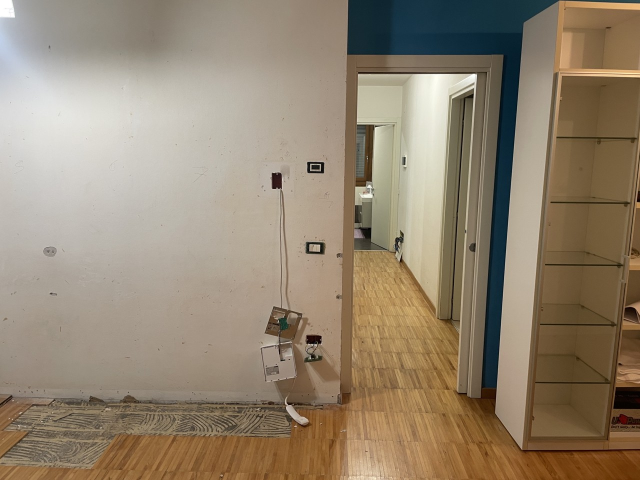
#> input picture casa-render/riferimenti/parete_tv_foto.jpg, 1280 x 960 px, found by its file name (shown at 1/2 size)
$ python parete_tv.py
#> lines starting #> are read from the running program, lines starting #| are printed output that depends on the picture; after the words box and inside, x2 and y2 are one past the last pixel; in counts of white or black regions, pixels touching at a corner belong together
"""Photo composite of the TV wall on the client's real photo (riferimenti/parete_tv_foto.jpg, 1280x960).
The wall is almost fronto-parallel: scale ~3.35 px/cm on the wall plane, floor line y~800.
Elements: cleaned plaster, white skirting, walnut slat panel on black felt, 55" TV, floating console
(walnut fronts, matt black body) with LED, BTicino Living Now plates (sockets + thermostat), repaired parquet."""
import numpy as np, cv2, sys, os
SCHEMA = os.environ.get('PARETE_SCHEMA', 'beige' if os.environ.get('PARETE_BEIGE') == '1' else 'noce')
BEIGE = SCHEMA != 'noce'   # matt lacquered slats (flat texture) instead of walnut
PAL = {  # felt, slat, console top/side/front, console fronts, seams, top highlight, plate pad
    'noce':    dict(felt=(22, 20, 19), slat=(92, 60, 38), top=(40, 38, 37), side=(26, 25, 25), front=(30, 29, 29), doors=(104, 68, 42), seam=(18, 16, 15), hi=(70, 66, 62), pad=(88, 58, 37)),
    'beige':   dict(felt=(58, 50, 43), slat=(150, 128, 102), top=(168, 147, 120), side=(112, 97, 79), front=(128, 111, 90), doors=(146, 126, 101), seam=(70, 60, 50), hi=(190, 170, 144), pad=(146, 125, 100)),
    # tortora (taupe) lacquered slats, natural oak console with fluted ('cannettato') fronts
    'tortora': dict(felt=(62, 57, 52), slat=(132, 122, 111), top=(184, 142, 94), side=(130, 98, 62), front=(158, 120, 78), doors=(176, 132, 84), seam=(96, 76, 52), hi=(214, 184, 140), pad=(128, 118, 107)),
}[SCHEMA]
FLUTED = SCHEMA == 'tortora'
from PIL import Image, ImageDraw, ImageFilter, ImageFont

SRC = 'casa-render/riferimenti/parete_tv_foto.jpg'
OUT = sys.argv[1] if len(sys.argv) > 1 else 'banana-output/parete_tv/progetto_parete_tv.jpg'
S = 3.35                     # px per cm on the wall plane
FLOOR = 800                  # wall/floor line (y px)
WALL_R = 682                 # door frame starts here
VP = np.array([700., 500.])  # vanishing point (camera ~1 m high, looking slightly right)
D = 330.                     # camera distance from wall (cm), for depth projection
rng = np.random.default_rng(4)

img = np.asarray(Image.open(SRC).convert('RGB')).astype(np.float32)
H, W = img.shape[:2]
#> H = 960; W = 1280

def y_cm(h): return FLOOR - h * S          # height above floor -> y
def proj(x, y, d):                          # point on the wall plane pushed d cm towards the camera
    k = D / (D - d); return VP + (np.array([x, y]) - VP) * k

# ---------- 1. clean plaster ----------
wall = img[:FLOOR + 4, :WALL_R].copy()
g = cv2.cvtColor(wall.astype(np.uint8), cv2.COLOR_RGB2GRAY).astype(np.float32)
bg = cv2.GaussianBlur(g, (0, 0), 9)
m = (np.abs(g - bg) > 7).astype(np.uint8) * 255
#> m: shape (804, 682); 7.6% white; 1156 white regions (1120 under 20 px), largest, box (x1, y1, x2, y2) and area: (517, 325, 682, 804) 24035, (0, 775, 565, 804) 5093, (592, 468, 682, 528) 3078
for x0, y0, x1, y1 in ((520, 300, 682, 805), (80, 485, 125, 520), (0, 0, 40, 40)):  # boxes, wires, intercom, hole
    m[y0:y1, x0:x1] = 255
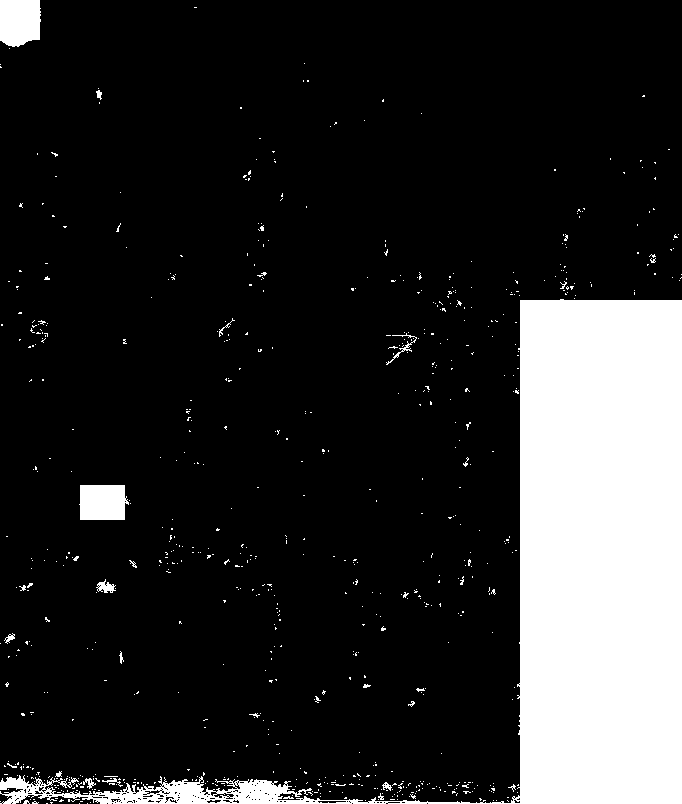
#> m: shape (804, 682); 17% white; 727 white regions (703 under 20 px), largest, box (x1, y1, x2, y2) and area: (0, 299, 682, 804) 86619, (0, 0, 41, 47) 1744, (79, 485, 129, 520) 1593
m[0:40, 0:40] = 0  # keep the window glare at the top-left corner
#> m: shape (804, 682); 16.7% white; 731 white regions (707 under 20 px), largest, box (x1, y1, x2, y2) and area: (0, 299, 682, 804) 86619, (79, 485, 129, 520) 1593, (96, 579, 116, 593) 144
m = cv2.dilate(m, np.ones((5, 5), np.uint8))
#> m: shape (804, 682); 20.9% white; 275 white regions, largest, box (x1, y1, x2, y2) and area: (0, 276, 682, 804) 95298, (77, 483, 133, 522) 1974, (384, 330, 421, 367) 716
clean = cv2.inpaint(wall.astype(np.uint8), m, 9, cv2.INPAINT_TELEA).astype(np.float32)
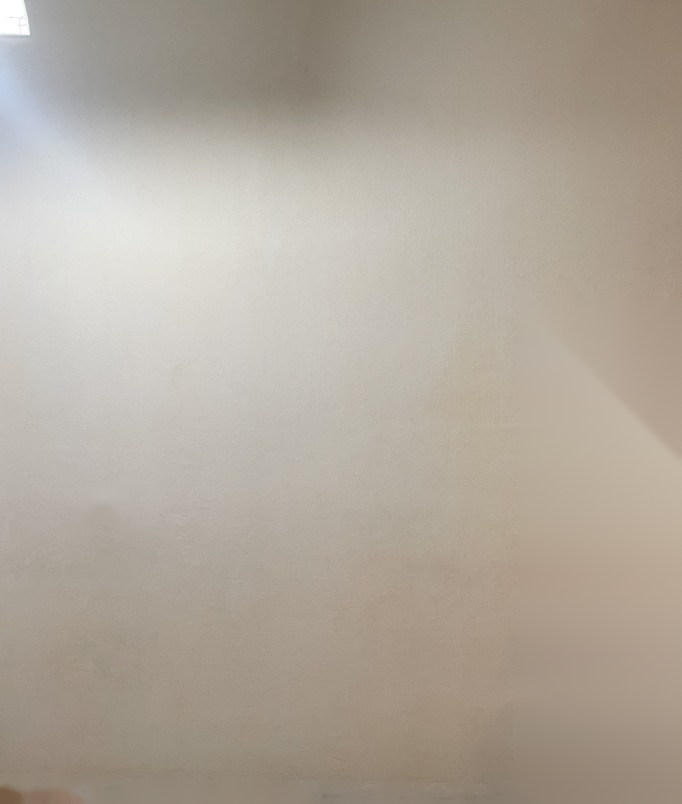
#> clean: shape (804, 682, 3) float32; mean R, G, B 176.2, 167.4, 155.6
low = cv2.GaussianBlur(clean, (0, 0), 25)    # smooth light falloff of the room
# right strip (by the door) was full of boxes: rebuild it from the clean plaster profile of the same rows
prof = np.median(wall[:, 380:500], axis=1)                              # per-row plaster colour
#> prof = 804 rows, first 8: [147, 138, 123], [147, 138, 123], [147, 139, 124], [148, 139, 124], [147, 138, 123], [147.5, 139, 124], [147.5, 140, 124], [148, 140, 124]
prof = cv2.GaussianBlur(prof[:, None, :], (0, 0), 6)[:, 0, :]
#> prof = 804 rows, first 8: [147.4, 139.2, 123.8], [147.4, 139.2, 123.8], [147.4, 139.2, 123.9], [147.5, 139.3, 123.9], [147.5, 139.4, 124], [147.6, 139.5, 124.1], [147.7, 139.7, 124.2], [147.8, 139.8, 124.4]
ramp = np.linspace(1.0, 0.97, WALL_R - 500)[None, :, None]              # a touch darker towards the door reveal
ref = np.median(wall[90:280, 600:670].reshape(-1, 3), axis=0); cur = np.median(prof[90:280], axis=0)
#> after `ref = np.median(wall[90:280, 600:670].reshape(-1, 3), axis=0)`: ref = [165, 149, 133]
#> after `cur = np.median(prof[90:280], axis=0)`: cur = [188.3, 184, 172.9]
low[:, 500:WALL_R] = prof[:, None, :] * ramp * (ref / cur)[None, None, :]
gr = low[:, 500:WALL_R].mean(axis=2, keepdims=True); low[:, 500:WALL_R] = 0.55 * low[:, 500:WALL_R] + 0.45 * gr * np.array([1.0, 0.995, 0.985]) * 1.04
#> after `gr = low[:, 500:WALL_R].mean(axis=2, keepdims=True)`:
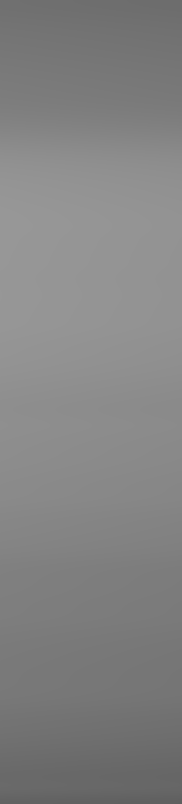
#> gr: shape (804, 182, 1) float32; min 95.89, max 151.8, mean 131
fine = rng.normal(0, 1.2, low.shape[:2])[..., None]
wall_new = low + fine
wall_new[:40, :40] = wall[:40, :40]
img[:FLOOR + 4, :WALL_R] = wall_new

# ---------- 2. parquet repair (copy the intact parquet band, squeezed for perspective) ----------
src = img[884:958, 300:690].copy()                                     # clean parquet, rows closest to the gap
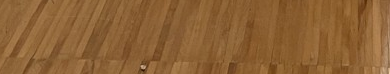
#> src: shape (74, 390, 3) float32; mean R, G, B 140.4, 97.4, 53
fill = np.zeros_like(img)
for y in range(796, 960):                                               # per-row resampling: rows get taller towards the camera
    t = (y - 796) / 164.0
    sy = int(np.clip(t * (src.shape[0] - 1), 0, src.shape[0] - 1))
    sc = 0.86 + 0.14 * t                                                  # horizontal scale grows towards the camera
    row = cv2.resize(src[sy:sy + 1], (int(src.shape[1] * sc), 1))[0]
    reps = int(np.ceil(720 / row.shape[0])) + 1
    fill[y, :720] = np.concatenate([row] * reps, axis=0)[:720]
mask_f = np.zeros((H, W), np.float32); mask_f[796:880, 0:640] = 1; mask_f[796:945, 0:250] = 1; mask_f[815:860, 570:640] = 1
mask_f = cv2.GaussianBlur(mask_f, (0, 0), 4)[..., None]
img = img * (1 - mask_f) + fill * mask_f

# ---------- helpers ----------
canvas = Image.fromarray(np.clip(img, 0, 255).astype(np.uint8))
def blend(layer_rgba):
    global canvas
    canvas = Image.alpha_composite(canvas.convert('RGBA'), layer_rgba).convert('RGB')
def soft_shadow(poly, blur, alpha, offset=(0, 0)):
    L = Image.new('L', (W, H), 0); ImageDraw.Draw(L).polygon([(x + offset[0], y + offset[1]) for x, y in poly], fill=int(255 * alpha))
    L = L.filter(ImageFilter.GaussianBlur(blur))
    sh = Image.new('RGBA', (W, H), (20, 14, 10, 0)); sh.putalpha(L); blend(sh)
def glow(poly, blur, color, alpha):
    L = Image.new('L', (W, H), 0); ImageDraw.Draw(L).polygon(poly, fill=int(255 * alpha))
    L = L.filter(ImageFilter.GaussianBlur(blur))
    gl = Image.new('RGBA', (W, H), color + (0,)); gl.putalpha(L)
    global canvas
    base = np.asarray(canvas).astype(np.float32); a = np.asarray(L).astype(np.float32)[..., None] / 255
    canvas = Image.fromarray(np.clip(base + a * np.array(color, np.float32), 0, 255).astype(np.uint8))

def walnut(w, h, seed, vertical=True, base=(92, 60, 38)):
    r = np.random.default_rng(seed)
    yy, xx = np.mgrid[0:h, 0:w].astype(np.float32)
    a = xx if vertical else yy; b = yy if vertical else xx
    grain = np.sin(a * 0.9 + 3 * np.sin(b * 0.013 + r.uniform(0, 6)) + r.uniform(0, 6)) * 0.5 + 0.5
    grain = cv2.GaussianBlur(grain, (0, 0), 0.7)
    sx, sy = (0.6, 6) if vertical else (6, 0.6)
    fib = cv2.GaussianBlur(r.normal(0, 1, (h, w)).astype(np.float32), (0, 0), sx, sigmaY=sy)
    v = (0.95 + 0.03 * grain + 0.02 * fib) if BEIGE else (0.82 + 0.16 * grain + 0.05 * fib)
    tone = r.uniform(0.93, 1.07)
    return np.clip(np.array(base, np.float32)[None, None] * v[..., None] * tone, 0, 255)

# ---------- 3. white skirting on the plain wall ----------
draw = ImageDraw.Draw(canvas)
PXC = WALL_R - 4                   # console runs up to the door frame
PX0, PX1 = 0, WALL_R - 4           # slats run all the way to the door frame, behind the thermostat and switches
SLATS = os.environ.get('PARETE_LISTELLI', '1') == '1'
WALL_TINT = os.environ.get('PARETE_COLORE')        # e.g. 'tortora': paint the whole wall, no slats
if WALL_TINT:
    tint = {'tortora': (150, 138, 124), 'bianco': (247, 246, 243)}[WALL_TINT]
    arr = np.asarray(canvas).astype(np.float32)
    w = arr[:FLOOR, :WALL_R]; lum = w.mean(axis=2)
    lum[:45, :45] = np.median(lum[45:120, 45:120])                              # drop the window glare spot
    lum = cv2.GaussianBlur(lum, (0, 0), 70)[..., None] / 228.0                   # smooth light falloff, no seams
    if WALL_TINT == 'bianco':                                                   # daylight white: lift and flatten the falloff
        lum = 0.80 + 0.20 * lum / np.percentile(lum, 98)
    lum = lum + rng.normal(0, 0.006, lum.shape).astype(np.float32)               # paint micro-texture
    arr[:FLOOR, :WALL_R] = np.clip(lum * np.array(tint, np.float32), 0, 255)
    canvas = Image.fromarray(arr.astype(np.uint8)); draw = ImageDraw.Draw(canvas)
SK_H = float(os.environ.get('BATTISCOPA_CM', '7'))
sk_top = int(y_cm(SK_H))
for x0, x1 in (((0, WALL_R),) if not SLATS else ((0, PX0), (PX1, WALL_R))):
    if x1 - x0 > 10:
        draw.rectangle([x0, sk_top, x1, FLOOR], fill=(240, 238, 234)); draw.line([x0, sk_top, x1, sk_top], fill=(206, 203, 197), width=1)
        draw.line([x0, sk_top + 1, x1, sk_top + 1], fill=(250, 249, 246), width=1)

# ---------- 4. slat panel: 4 cm walnut slats, 1.6 cm gaps on black acoustic felt ----------
arr = np.asarray(canvas).astype(np.float32)
top = 0; bot = FLOOR if SLATS else 0
arr[top:bot, PX0:PX1] = np.array(PAL['felt'], np.float32)        # black felt
sw, gap = 4.0 * S, 1.6 * S
x = PX0 + 1; i = 0
while SLATS and x + sw <= PX1:
    xa, xb = int(round(x)), int(round(x + sw))
    tex = walnut(xb - xa, bot - top, 100 + i, base=PAL['slat'])
    shade = np.linspace(1.12, 0.86, xb - xa)[None, :, None]           # rounded light from the window (left)
    arr[top:bot, xa:xb] = tex * shade
    arr[top:bot, xb:min(xb + 2, PX1)] *= 0.55                           # cast shadow into the gap
    x += sw + gap; i += 1
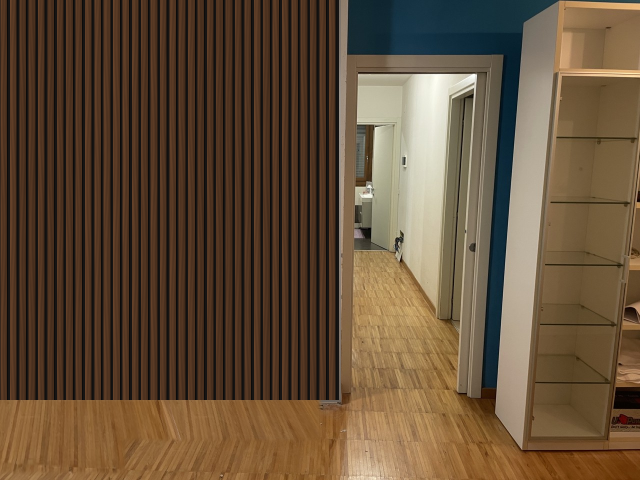
#> arr: shape (960, 1280, 3) float32 (shown at 1/2 size); mean R, G, B 100.1, 79, 56.8
#> after the loop, i = 36; x = 676.4
# vertical light falloff (lighter at the top, like the plaster)
fall = np.linspace(1.05, 0.9, bot - top)[:, None, None]
arr[top:bot, PX0:PX1] *= fall
canvas = Image.fromarray(np.clip(arr, 0, 255).astype(np.uint8))
if SLATS: soft_shadow([(PX1, 0), (PX1 + 6, 0), (PX1 + 6, FLOOR), (PX1, FLOOR)], 4, 0.35)   # panel edge shadow on plaster
#> in soft_shadow, `L = Image.new('L', (W, H), 0)`: L: PIL image 1280x960 L; every value is 0
#> in soft_shadow, `ImageDraw.Draw(L).polygon([(x + offset[0], y + offset[1]) for x, y in `: L: PIL image 1280x960 L; values 0 (black) and 89 (white), 0.46% white; 1 white region, box (x1, y1, x2, y2) and area: (678, 0, 685, 801) 5607

# ---------- 5. 55" TV (123 x 71 x 2.5 cm), centre at 118 cm ----------
tw, th = 123 * S, 71 * S
cx, cy = 290, y_cm(118)
tv = [(cx - tw / 2, cy - th / 2), (cx + tw / 2, cy - th / 2), (cx + tw / 2, cy + th / 2), (cx - tw / 2, cy + th / 2)]
glow([(p[0], p[1]) for p in tv], 26, (255, 196, 128), 0.38)          # warm LED halo behind the TV
#> in glow, `ImageDraw.Draw(L).polygon(poly, fill=int(255 * alpha))`: L: PIL image 1280x960 L; values 0 (black) and 96 (white), 8.1% white; 1 white region, box (x1, y1, x2, y2) and area: (83, 285, 497, 524) 98946
soft_shadow(tv, 10, 0.55, (6, 10))
#> call 2 of soft_shadow, with blur = 10, alpha = 0.55, offset = (6, 10)
#> in soft_shadow (call 2), `ImageDraw.Draw(L).polygon([(x + offset[0], y + offset[1]) for x, y in `: L: PIL image 1280x960 L; values 0 (black) and 140 (white), 8.1% white; 1 white region, box (x1, y1, x2, y2) and area: (89, 295, 503, 534) 98946
#> in soft_shadow (call 2), `sh.putalpha(L)`:
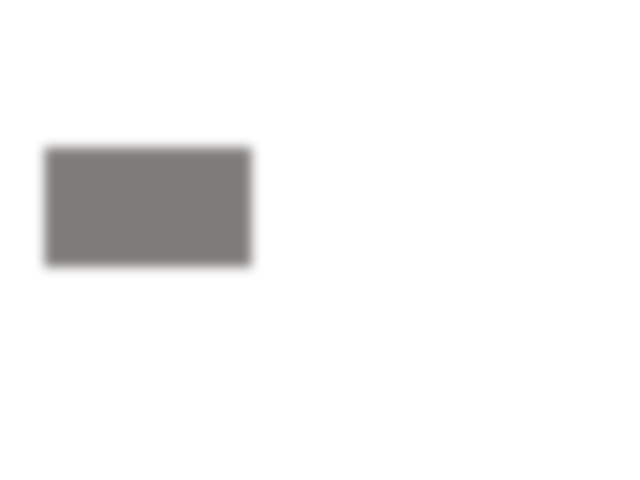
#> sh: PIL image 1280x960 RGBA (shown at 1/2 size); mean R, G, B, A 20, 14, 10, 11.3; transparent parts drawn white
front = [tuple(proj(px, py, 5)) for px, py in tv]
d = ImageDraw.Draw(canvas)
d.polygon(front, fill=(14, 14, 16))
fx0, fy0 = front[0]; fx1, fy1 = front[2]
#> after `fx0, fy0 = front[0]`: fx0 = 74.5; fy0 = 282.5
#> after `fx1, fy1 = front[2]`: fx1 = 492.9; fy1 = 524
d.rectangle([fx0 + 3, fy0 + 3, fx1 - 3, fy1 - 3], fill=(9, 10, 12))
# glossy reflection: soft diagonal band
refl = Image.new('L', (W, H), 0); rd = ImageDraw.Draw(refl)
rd.polygon([(fx0 + 40, fy0 + 3), (fx0 + 170, fy0 + 3), (fx0 + 60, fy1 - 3), (fx0 - 30, fy1 - 3)], fill=40)
refl = refl.filter(ImageFilter.GaussianBlur(18))
clip = Image.new('L', (W, H), 0); ImageDraw.Draw(clip).rectangle([fx0 + 3, fy0 + 3, fx1 - 3, fy1 - 3], fill=255)
#> after `ImageDraw.Draw(clip).rectangle([fx0 + 3, fy0 + 3, fx1 - 3, fy1 - 3], f`:
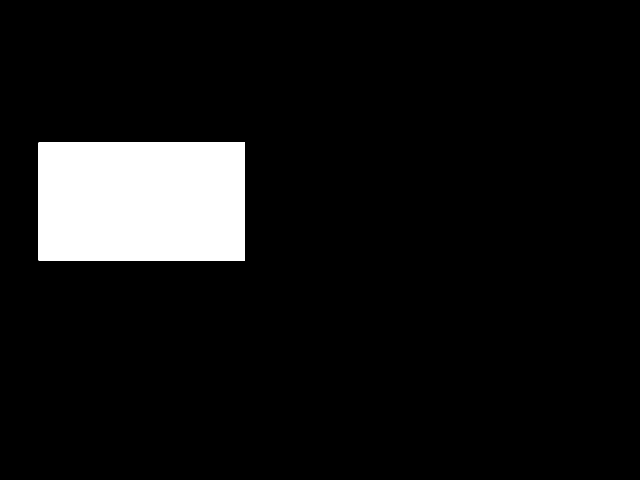
#> clip: PIL image 1280x960 L (shown at 1/2 size); 7.9% white; 1 white region, box (x1, y1, x2, y2) and area: (77, 285, 490, 521) 97468
refl = Image.fromarray((np.asarray(refl).astype(np.float32) * np.asarray(clip) / 255).astype(np.uint8))
wl = Image.new('RGBA', (W, H), (200, 210, 230, 0)); wl.putalpha(refl); blend(wl)
d = ImageDraw.Draw(canvas)
d.rectangle([(fx0 + fx1) / 2 - 10, fy1 - 2, (fx0 + fx1) / 2 + 10, fy1], fill=(60, 60, 64))  # logo strip

# ---------- 6. floating console 170 x 30 x 35 cm, bottom at 30 cm ----------
c0, c1 = PX0, PXC
cb, ct = y_cm(30), y_cm(60)
back = [(c0, ct), (c1, ct), (c1, cb), (c0, cb)]
fr = [tuple(proj(x, y, 35)) for x, y in back]
#> fr = [(-83.05, 610.7), (675.4, 610.7), (675.4, 723.2), (-83.05, 723.2)]
# LED under the console: warm wash on slats + floor
glow([(c0 + 10, cb), (c1 - 10, cb), (c1 - 10, cb + 2), (c0 + 10, cb + 2)], 14, (255, 170, 90), 0.9)
glow([(fr[3][0], fr[3][1] + 6), (fr[2][0], fr[2][1] + 6), (c1, FLOOR + 30), (c0, FLOOR + 30)], 22, (255, 160, 80), 0.35)
soft_shadow([(fr[3][0], FLOOR + 4), (fr[2][0], FLOOR + 4), (fr[2][0] + 10, FLOOR + 40), (fr[3][0] + 10, FLOOR + 40)], 16, 0.25)
d = ImageDraw.Draw(canvas)
# top face (seen from slightly above), side face, front
d.polygon([back[0], back[1], fr[1], fr[0]], fill=PAL['top'])
d.polygon([back[1], back[2], fr[2], fr[1]], fill=PAL['side'])
d.polygon(fr, fill=PAL['front'])
# walnut fronts: 3 push-to-open doors with 3 mm shadow gaps, 1.5 cm black frame
fx0, fy0 = fr[0]; fx1, fy1 = fr[2]
#> after `fx0, fy0 = fr[0]`: fx0 = -83.05; fy0 = 610.7
#> after `fx1, fy1 = fr[2]`: fx1 = 675.4; fy1 = 723.2
pad = 1.5 * S * D / (D - 35)
ix0, iy0, ix1, iy1 = max(0, int(fx0 + pad)), int(fy0 + pad), int(fx1 - pad), int(fy1 - pad)
#> ix0 = 0; iy0 = 616; ix1 = 669; iy1 = 717
arr = np.asarray(canvas).astype(np.float32)
if FLUTED:  # natural oak with real grain + vertical flutes every 1.5 cm
    BEIGE = False; wtex = walnut(ix1 - ix0, iy1 - iy0, 7, vertical=True, base=PAL['doors']); BEIGE = True
    fx = np.arange(ix1 - ix0, dtype=np.float32); per = 1.5 * S * D / (D - 35)
    wtex *= (0.86 + 0.18 * (0.5 + 0.5 * np.cos(2 * np.pi * fx / per)))[None, :, None]
else:
    wtex = walnut(ix1 - ix0, iy1 - iy0, 7, vertical=False, base=PAL['doors'])
wtex *= np.linspace(1.08, 0.92, ix1 - ix0)[None, :, None]
arr[iy0:iy1, ix0:ix1] = wtex
for k in (1, 2):
    xs = int(ix0 + (ix1 - ix0) * k / 3); arr[iy0:iy1, xs - 1:xs + 1] = PAL['seam']
#> this loop made 2 passes
#> xs on passes 1 to 2: 223, 446
canvas = Image.fromarray(np.clip(arr, 0, 255).astype(np.uint8))
d = ImageDraw.Draw(canvas)
d.line([fr[0], fr[1]], fill=PAL['hi'], width=1)   # top edge highlight

# ---------- 7. BTicino Living Now plates (white) ----------
LN_W = (247, 246, 243); LN_B = (34, 33, 33); LN_S = (166, 148, 124)  # Living Now 'sabbia' / dark beige
def living_now(cx, cy, kind, color):
    """BTicino Living Now: full-cover flat keys, no visible frame. 5 pieces (end, 3 modules, end), 12 x 8.4 cm."""
#> called with cx = 631, cy = 333, kind = 'thermo', color = 'sabbia'
    global canvas
    Q = 8; wcm, hcm = 12.0, 8.4
    tw, th = int(wcm * S * Q), int(hcm * S * Q)
    t = Image.new('RGBA', (tw, th), (0, 0, 0, 0)); dd = ImageDraw.Draw(t)
    base = {'white': LN_W, 'black': LN_B, 'sabbia': LN_S}[color]
    seam = {'white': (196, 194, 189), 'black': (12, 12, 12), 'sabbia': (118, 104, 86)}[color]
    n = 5; pw = tw / n
    for k in range(n):
        x0, x1 = int(k * pw), int((k + 1) * pw)
        sh = 1.0 - 0.025 * k                                   # soft light from the left
        col = tuple(int(c * sh) for c in base)
        dd.rectangle([x0, 0, x1, th], fill=col + (255,))
        dd.line([x1 - 1, 0, x1 - 1, th], fill=seam + (255,), width=max(2, Q // 3))
    if kind == 'switch':
        for k in (1, 2, 3):
            mx = int((k + .5) * pw)
            dd.line([mx, int(th * .32), mx, int(th * .68)], fill=(178, 190, 214, 255), width=Q // 2)   # thin locator light
    elif kind == 'sockets':
        for k in (1, 2, 3):
            mx = int((k + .5) * pw); r = int(Q * 1.1)
            for yy in (.36, .5, .64):                          # bipasso / schuko-compatible holes
                cy0 = int(th * yy); dd.ellipse([mx - r, cy0 - r, mx + r, cy0 + r], fill=(120, 118, 114, 255))
    elif kind == 'thermo':                                     # 2-module display in the middle (modules 1-2)
        x0, x1 = int(1 * pw + Q), int(3 * pw - Q)
        disp, ink = ((238, 237, 234, 255), (120, 120, 118, 255)) if color == 'white' else ((10, 10, 11, 255), (230, 230, 230, 255))
        dd.rectangle([x0, Q, x1, th - Q], fill=disp)
        f = ImageFont.truetype('/usr/share/fonts/truetype/dejavu/DejaVuSans-Bold.ttf', int(th * .16))
        bb = dd.textbbox((0, 0), '20.5', font=f)
#> bb = (0, 8, 89, 34)
        dd.text(((x0 + x1 - (bb[2] - bb[0])) // 2, int(th * .32)), '20.5', fill=ink, font=f)
        g = int(th * .10); dd.line([x0 + 3 * Q, th - 3 * Q, x0 + 3 * Q + g, th - 3 * Q], fill=ink, width=Q // 2)
        px = x1 - 3 * Q - g // 2; dd.line([px - g // 2, th - 3 * Q, px + g // 2, th - 3 * Q], fill=ink, width=Q // 2)
        dd.line([px, th - 3 * Q - g // 2, px, th - 3 * Q + g // 2], fill=ink, width=Q // 2)
    small = t.resize((max(1, tw // Q), max(1, th // Q)), Image.LANCZOS)
    x0, y0 = int(cx - small.width / 2), int(cy - small.height / 2)
#> x0 = 611; y0 = 319
    # flat lacquered pad set into the slats (same colour), so the plate sits on a plane surface
    pw2, ph2 = 15 * S, 11.5 * S
    pad = [(cx - pw2 / 2, cy - ph2 / 2), (cx + pw2 / 2, cy - ph2 / 2), (cx + pw2 / 2, cy + ph2 / 2), (cx - pw2 / 2, cy + ph2 / 2)]
    if SLATS:
        soft_shadow(pad, 3, 0.4, (2, 3))
        ImageDraw.Draw(canvas).rectangle([pad[0], pad[2]], fill=PAL['pad'])
    soft_shadow([(x0, y0), (x0 + small.width, y0), (x0 + small.width, y0 + small.height), (x0, y0 + small.height)], 2.5, 0.45, (2, 3))
    c = canvas.convert('RGBA'); c.alpha_composite(small, (x0, y0)); canvas = c.convert('RGB')
LN_COL = os.environ.get('LN_COLOR', 'sabbia')
living_now(631, 333, 'thermo', LN_COL)      # Living Now thermostat where the old one was, ~137 cm
living_now(631, 495, 'switch', LN_COL)      # light switches (Living Now) where the 3-module plate was, ~88 cm
#> the loop in living_now (call 2), `for k in range(n):` made 5 passes
#> col on passes 1 to 5: (166, 148, 124), (161, 144, 120), (157, 140, 117), (153, 136, 114), (149, 133, 111)
# the low box at ~35 cm is removed and plastered over
canvas = canvas.filter(ImageFilter.UnsharpMask(radius=1, percent=40, threshold=2))
canvas.save(OUT, quality=93)
print('saved', OUT)
